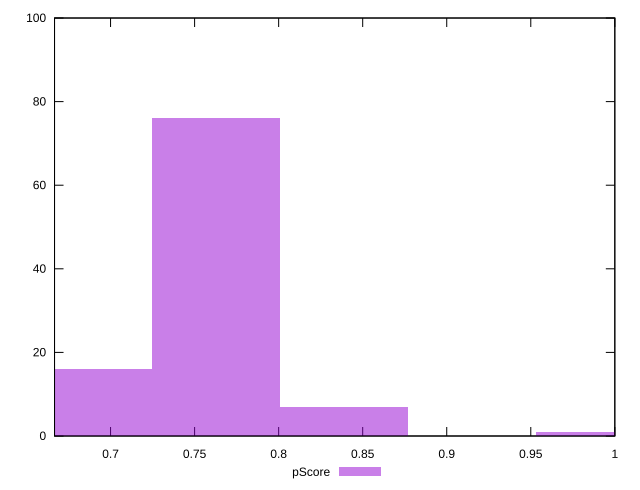

Write the gnuplot code that produced this figure.
reset

$pScore <<EOF
0.9915236438671307 1
0.838981544810649 7
0.6864394457541674 16
0.7627104952824082 76
EOF

set key outside below
set boxwidth 0.07627104952824082
set xrange [0.6666666666666666:1]
set yrange [0:100]
set trange [0:100]
set style fill transparent solid 0.5 noborder
set terminal svg size 640, 490 enhanced background rgb 'white'
set output "report_00008_2021-01-22T20:58:29.167/unminified-css/samples/pages/pScore/histogram.svg"

plot $pScore title "pScore" with boxes

reset
